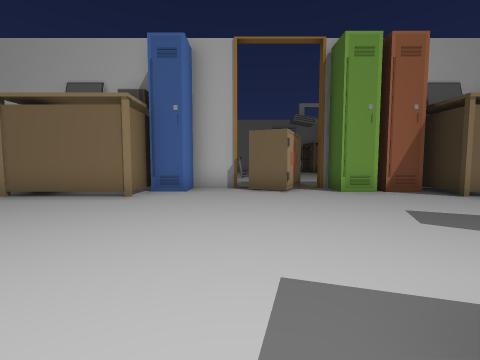
[1] (above)

19 first-person views from a walk through a 3-D level made in the Unity game engine. The camera is 1.5 m above the floor, tilts 4° down and sees 90° across. The floor is counted in squares, 2 m on a side. Each view is taken from the middle of a square. On the plan, view 1 faces up. The plan holds only what a view shows up to about 9 squares ahead; the rest is blank. The place goes on beyond the plan. The player character is not drawn. Some animated figures are left out.

[2]
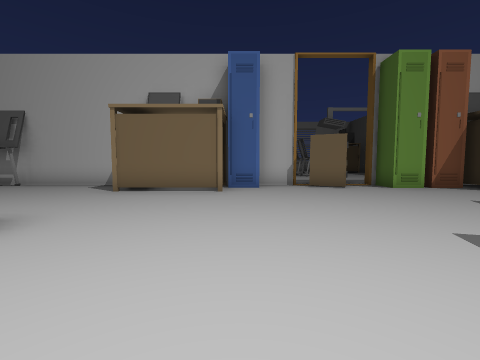

[3]
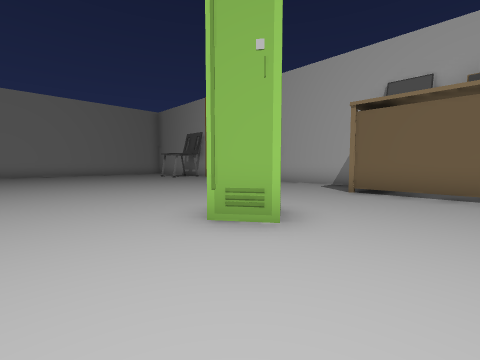

[4]
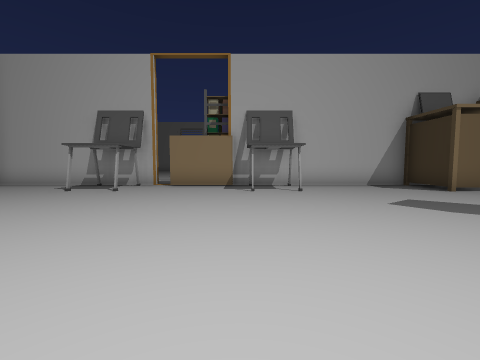

[5]
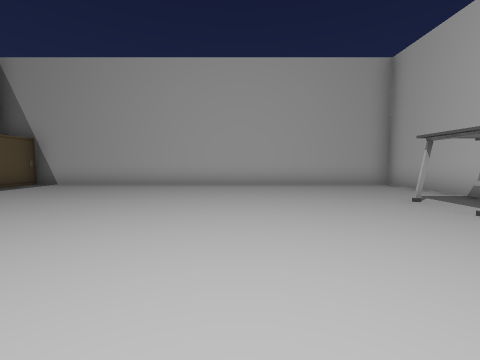

[6]
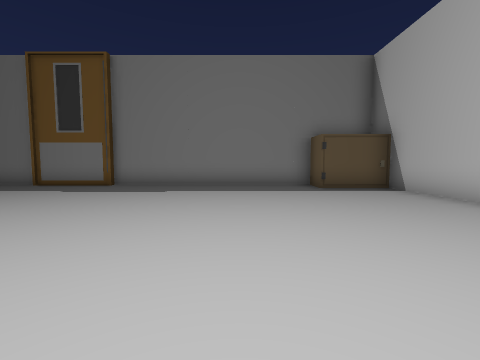

[7]
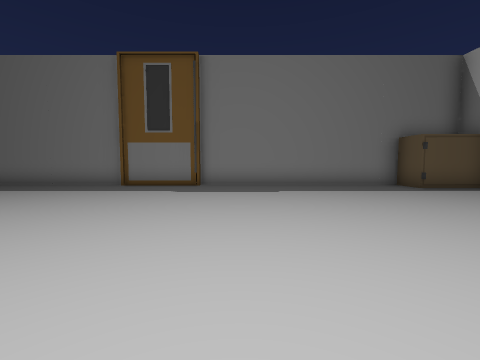

[8]
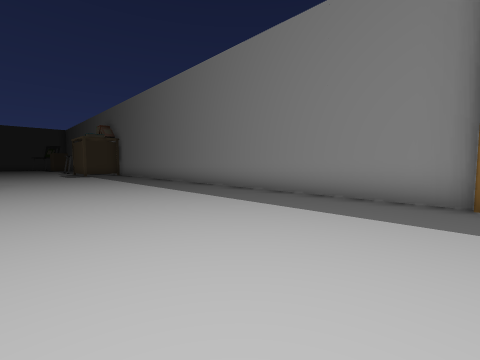

[9]
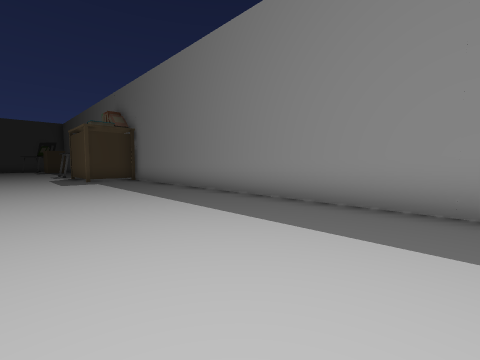

[10]
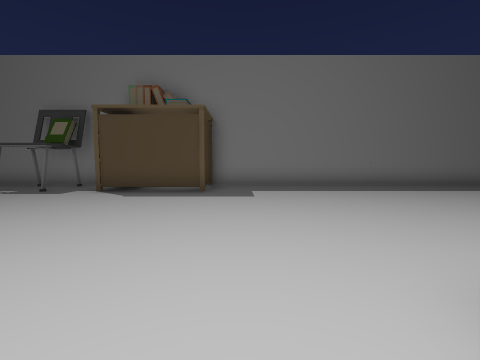

[11]
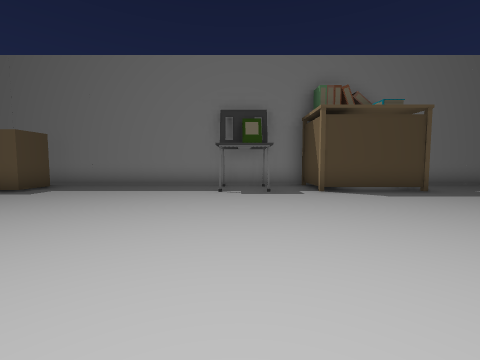

[12]
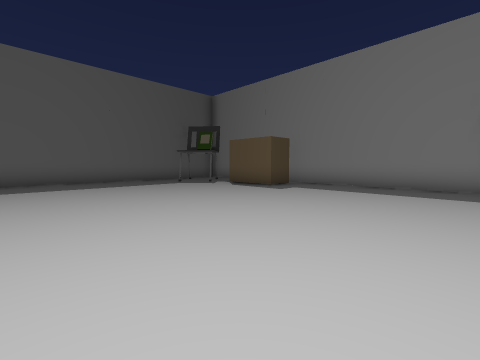

[13]
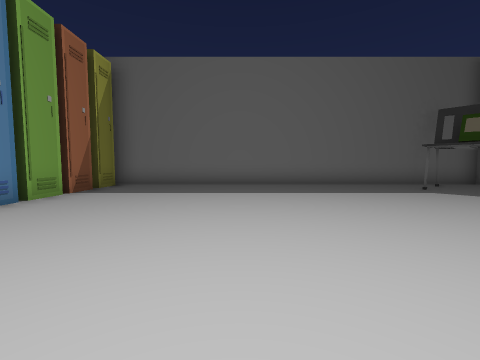

[14]
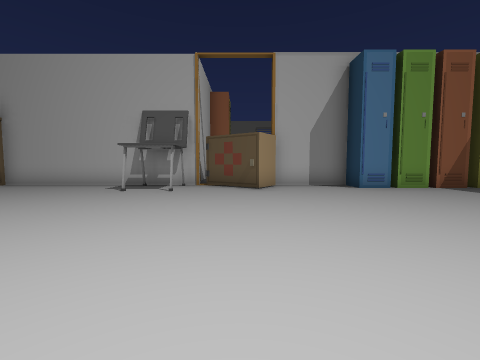

[15]
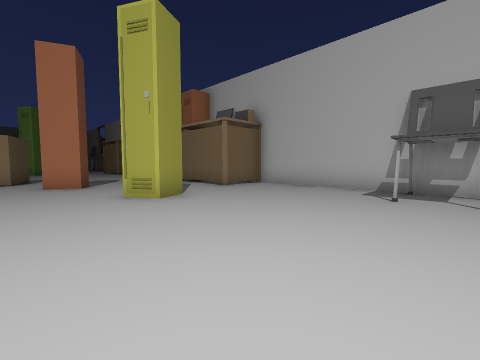

[16]
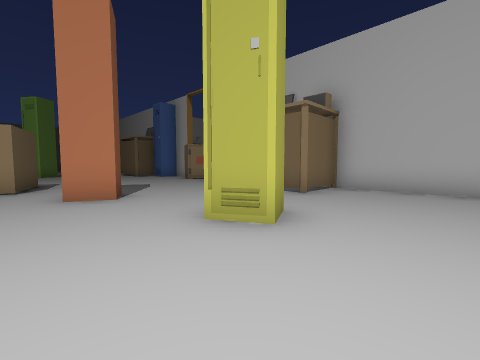

[17]
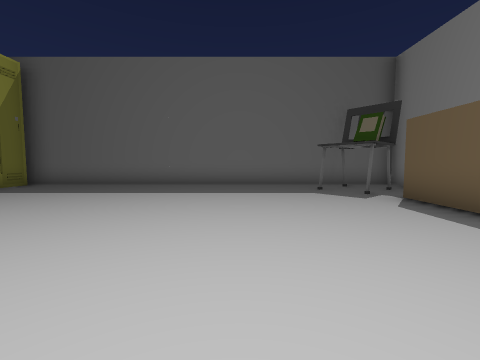

[18]
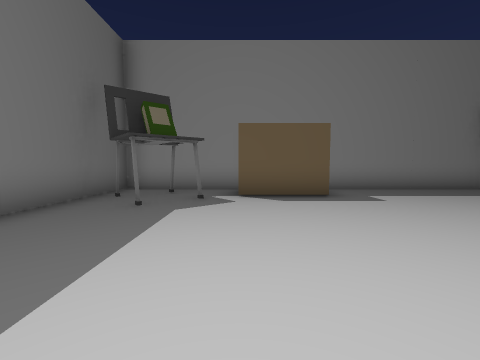

[19]
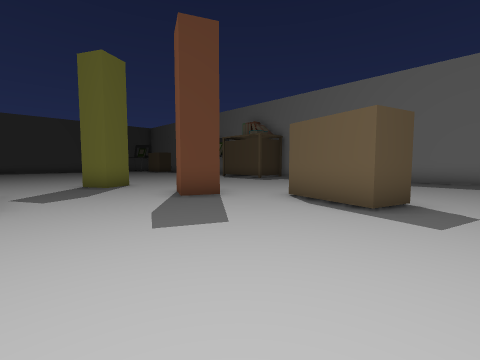

### Floor plan
Key: @ floor where view 1 was taken; # wall or solid block; . floor; T table; C chair; L locker; O other object.
Columns run from 20 left of view 1 to 25 right of it. Each row starts with its distance up from view 1.
  8      ###  ######            #####  #  ##
  7 ####C#C##C#....###########  #....CC##O..######
  6 #..............T.T.......TT.T........#.......#
  5 #............................................#
  4 #............................................#
  3 #...........................##...............#
  2 #.............##.........#..#................#
  1 #.............#..........#...................#
  0 #...................@O##.....................#
 -1 #............................................#
 -2 #............................................#
 -3 #..........................................#.#
 -4 #.........................................#..#
 -5 #...........................T.T........O#O.#.#
 -6  L#.........................T T.C.C..........#
 -7   ##########################   ###############

Positions as (right, up) in squares from view 1, and headings:
1: (0, 0), facing up
2: (-2, -1), facing up
3: (-3, -1), facing up-left
4: (-11, -1), facing up
5: (-11, 2), facing left
6: (-15, 2), facing down
7: (-12, 2), facing down
8: (-8, -1), facing down-right
9: (-3, -2), facing down-right
10: (7, 2), facing down
11: (13, 2), facing down
12: (14, 2), facing down-right
13: (16, 2), facing right
14: (16, -1), facing up
15: (14, 0), facing up-left
16: (11, 0), facing up-left
17: (16, -1), facing right
18: (21, 1), facing down
19: (0, 5), facing down-right
